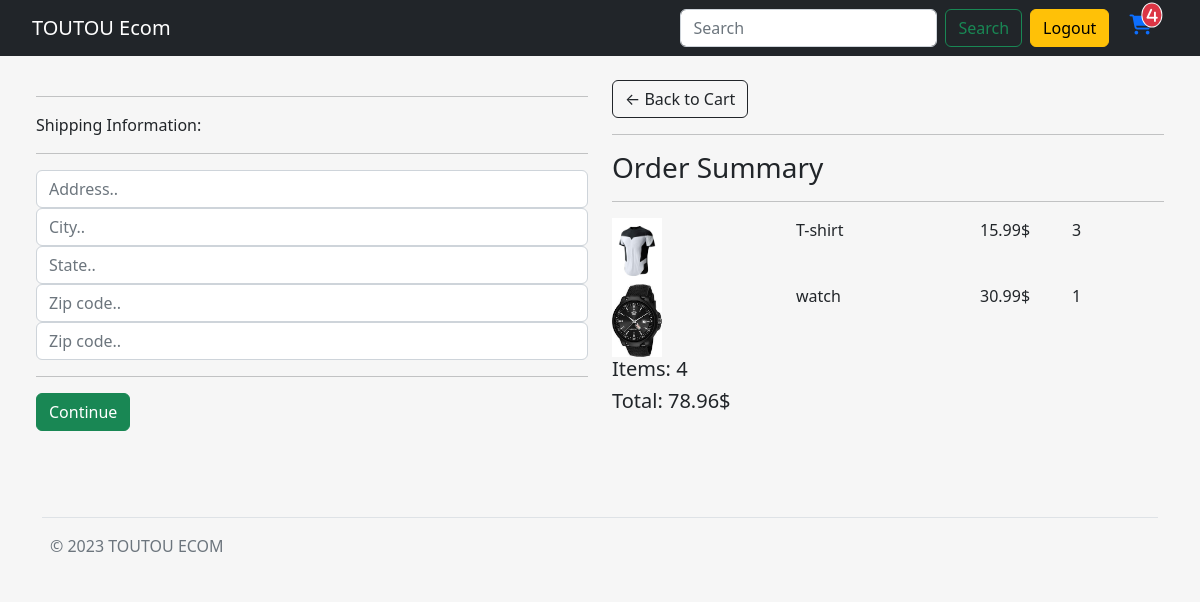
Before: /checkout/ (signed in) with the older database file.
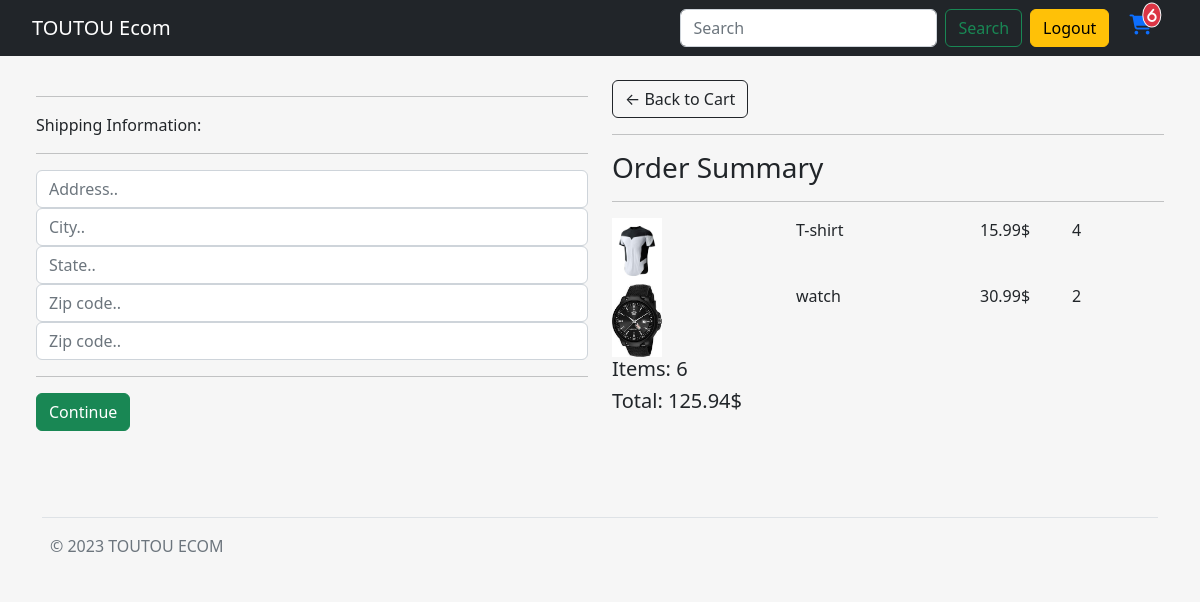
After: the same page with the newer database file.
### store/models.py (models this page shows, shortened)
class OrderItem(models.Model):
    product = models.ForeignKey(Product, on_delete=models.SET_NULL, null=True)
    order = models.ForeignKey(Order, on_delete=models.SET_NULL, null=True)
    quantity = models.IntegerField(default=0, null=True, blank=True)
    date_added = models.DateTimeField(auto_now_add=True)
    @property
    def get_total(self):
        total = self.product.price * self.quantity
        return total

class Order(models.Model):
    customer = models.ForeignKey(Customer, on_delete=models.SET_NULL, null=True, blank=True)
    date_ordered = models.DateTimeField(auto_now_add=True)
    complete = models.BooleanField(default=False)
    transaction_id = models.CharField(max_length=254, null=True)
    @property
    def get_cart_total(self):
        orderitems = self.orderitem_set.all()
        total = sum([item.get_total for item in orderitems])
        return total
    @property
    def shipping(self):
        shipping = False
        orderitems = self.orderitem_set.all()
        for item in orderitems:
            if item.product.digital == False:
                shipping = True
        return shipping
    @property
    def get_cart_items(self):
        orderitems = self.orderitem_set.all()
        total = sum([item.quantity for item in orderitems])
        return total

class Product(models.Model):
    name = models.CharField(max_length=254, null=True)
    description = models.TextField(max_length=1000, null=True)
    price = models.FloatField()
    digital = models.BooleanField(default=False, null=True, blank=False)
    image = models.ImageField(null=True, blank=True)
    category = models.ForeignKey(Category, on_delete = models.PROTECT, null = True, blank = True)
    @property
    def imageURL(self):
        try:
            url = self.image.url
        except:
            url = ''
        return url

### store/views.py (the view)
# urls.py: path('checkout/', views.checkout, name='checkout'),
@csrf_exempt
def checkout(request):
    data = cartData(request)
    cartItems = data['cartItems']
    order = data['order']
    items = data['items']
    context = {'items': items, 'order': order, 'cartItems': cartItems}
    return render (request, 'store/pages/checkout.html', context)

### store/utils.py (called while the page is built)
def cartData(request):
    if request.user.is_authenticated:
        customer = request.user.customer
        order, created =  Order.objects.get_or_create(customer=customer, complete=False)
        items = order.orderitem_set.all()
        cartItems = order.get_cart_items
    else:
        cookieData = cookieCart(request)
        cartItems = cookieData['cartItems']
        order = cookieData['order']
        items = cookieData['items']
    return {'items': items, 'order': order, 'cartItems': cartItems}

### store/templates/store/pages/checkout.html (shortened to what this page needs)
{% extends 'store/main.html' %}
{% load static %}
{% block content %}
<div class="row m-4">
    <div class="col-lg-6">
        <div class="box-element" id="form-wrapper">
            <form id="form">
                <div id="shipping-info">
                    <hr>
                    <p>Shipping Information:</p>
                    <hr>
                    <div class="form-field">
                        <input class="form-control" type="text" name="address" placeholder="Address..">
                    </div>
                    <div class="form-field">
                        <input class="form-control" type="text" name="city" placeholder="City..">
                    </div>
                    <div class="form-field">
                        <input class="form-control" type="text" name="state" placeholder="State..">
                    </div>
                    <div class="form-field">
                        <input class="form-control" type="text" name="zipcode" placeholder="Zip code..">
                    </div>
                    <div class="form-field">
                        <input class="form-control" type="text" name="country" placeholder="Zip code..">
                    </div>
                </div>
                <hr>
                <input id="form-button" class="btn btn-success btn-block" type="submit" value="Continue">
            </form>
        </div>
        <br>
    </div>
    <div class="col-lg-6">
        <div class="box-element">
            <a  class="btn btn-outline-dark" href="{% url 'cart' %}">&#x2190; Back to Cart</a>
            <hr>
            <h3>Order Summary</h3>
            <hr>
            {% for item in items %}
            <div class="cart-row d-flex">
                <div style="flex:2"><img class="row-image" style="width:50px; " src="{{item.product.imageURL}}"></div>
                <div style="flex:2"><p>{{item.product.name}}</p></div>
                <div style="flex:1"><p>{{item.product.price|floatformat:2}}$</p></div>
                <div style="flex:1"><p>{{item.quantity}}</p></div>
            </div>
            {% endfor%}
            <h5>Items:   {{order.get_cart_items}}</h5>
            <h5>Total:   {{order.get_cart_total|floatformat:2}}$</h5>
        </div>
    </div>
</div>
{% endblock content %}

Changed rows visible on the page:
changed OrderItem "T-shirt": quantity "3" → "4"
changed OrderItem "watch": quantity "1" → "2"
changed through a linked row, Order: get_cart_items "4" → "6"; get_cart_total "78.96" → "125.94"
Other visible differences:
{{ cartItems }}: "4" → "6"
